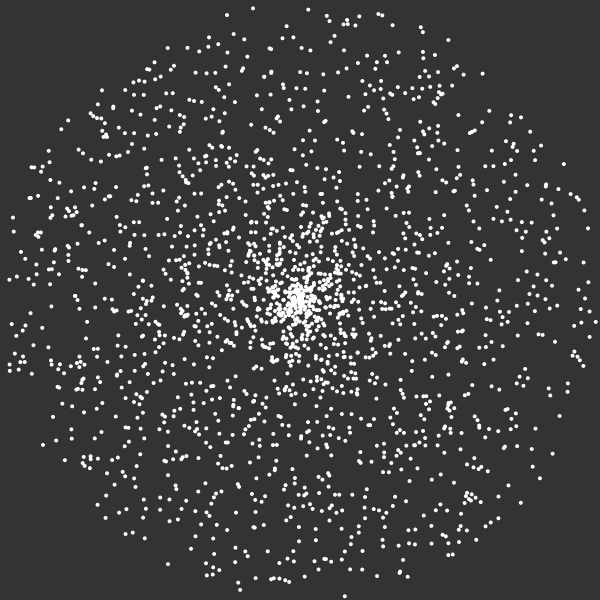
Frame 1 (no input)
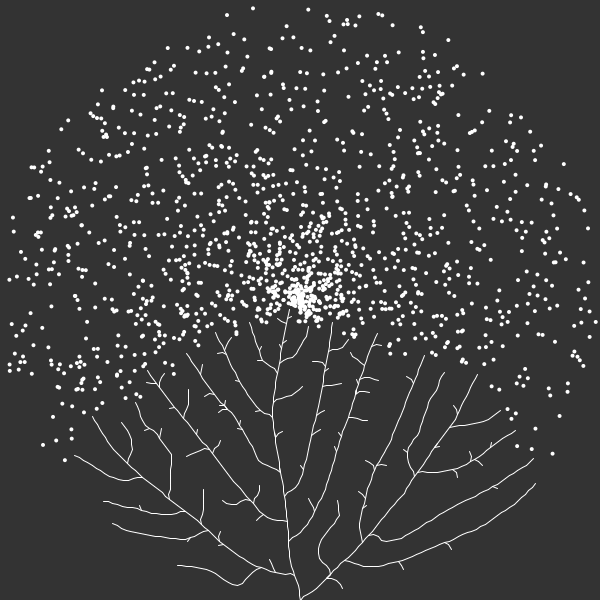
Frame 60 (the mouse pressed at the canvas centre just before this capture)
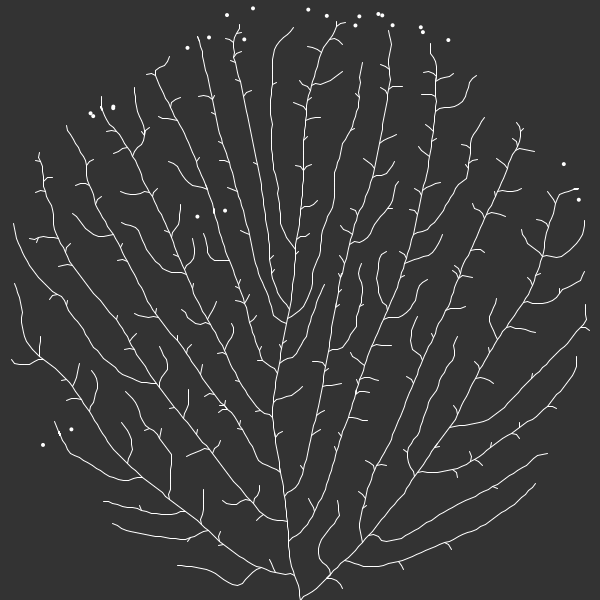
Frame 120 (the mouse held since frame 60 and released just before this capture)

The Processing sketch that drew these frames (run headless with seeded random() and noise(); from frame 60 on, the mouse is pressed at the canvas centre):

// Processing sketch: SpacceColonization
// ── SpacceColonization.pde
Tree tree;
float min_dist = 10;
float max_dist = 100;

void setup() {
  size(600, 600);
  tree = new Tree();
}

void draw() {
  background(51);
  tree.show();
  tree.grow();
  
   if(keyPressed){
  setup();
  }
}

// ── branch.pde
class Branch {
  Branch parent;
  PVector pos;
  PVector dir;
  int count = 0;
  PVector saveDir;
  float len = 5;

  Branch(PVector v, PVector d) {
    parent = null;
    pos = v.copy();
    dir = d.copy();
    saveDir = dir.copy();
  }

  Branch(Branch p) {
    parent = p;
    pos = parent.next();
    dir = parent.dir.copy();
    saveDir = dir.copy();
  }

  void reset() {
    count = 0;
    dir = saveDir.copy();
  }

  PVector next() {
    PVector v = PVector.mult(dir, len);
    PVector next = PVector.add(pos, v);
    return next;
  }
}

// ── leaf.pde
class Leaf {
  PVector pos;
  boolean reached = false;

  Leaf() {
    pos = PVector.random2D();
    pos.mult(random(width/2));
    pos.x += width/2;
    pos.y += height/2;

    //pos = new PVector(random(10, width-10), random(10, height-40));
  }

  void reached() {
    reached = true;
  }

  void show() {
    fill(255);
    noStroke();
    ellipse(pos.x, pos.y, 4, 4);
  }
}

// ── tree.pde
class Tree {
  ArrayList<Branch> branches = new ArrayList<Branch>();
  ArrayList<Leaf> leaves = new ArrayList<Leaf>();

  Tree() {
    for (int i = 0; i < 2000; i++) {
      leaves.add(new Leaf());
    }
    Branch root = new Branch(new PVector(width/2, height), new PVector(0, -1));
    branches.add(root);
    Branch current = new Branch(root);

    while (!closeEnough(current)) {
      Branch trunk = new Branch(current);
      branches.add(trunk);
      current = trunk;
    }
  }

  boolean closeEnough(Branch b) {

    for (Leaf l : leaves) {
      float d = PVector.dist(b.pos, l.pos);
      if (d < max_dist) {
        return true;
      }
    }
    return false;
  }

  void grow() {
    for (Leaf l : leaves) {
      Branch closest = null;
      PVector closestDir = null;
      float record = -1;

      for (Branch b : branches) {
        PVector dir = PVector.sub(l.pos, b.pos);
        float d = dir.mag();
        if (d < min_dist) {
          l.reached();
          closest = null;
          break;
        } else if (d > max_dist) {

        } else if (closest == null || d < record) {
          closest = b;
          closestDir = dir;
          record = d;
        }
      }
      if (closest != null) {
        closestDir.normalize();
        closest.dir.add(closestDir);
        closest.count++;
      }
    }

    for (int i = leaves.size()-1; i >= 0; i--) {
      if (leaves.get(i).reached) {
        leaves.remove(i);
      }
    }

    for (int i = branches.size()-1; i >= 0; i--) {
      Branch b = branches.get(i);
      if (b.count > 0) {
        b.dir.div(b.count);
        b.dir.normalize();
        Branch newB = new Branch(b);
        branches.add(newB);
        b.reset();
      }
    }
  }

  void show() {
    for (Leaf l : leaves) {
      l.show();
    }
    for (Branch b : branches) {
      if (b.parent != null) {
        stroke(255);
        line(b.pos.x, b.pos.y, b.parent.pos.x, b.parent.pos.y);
      }
    }
  }
}
